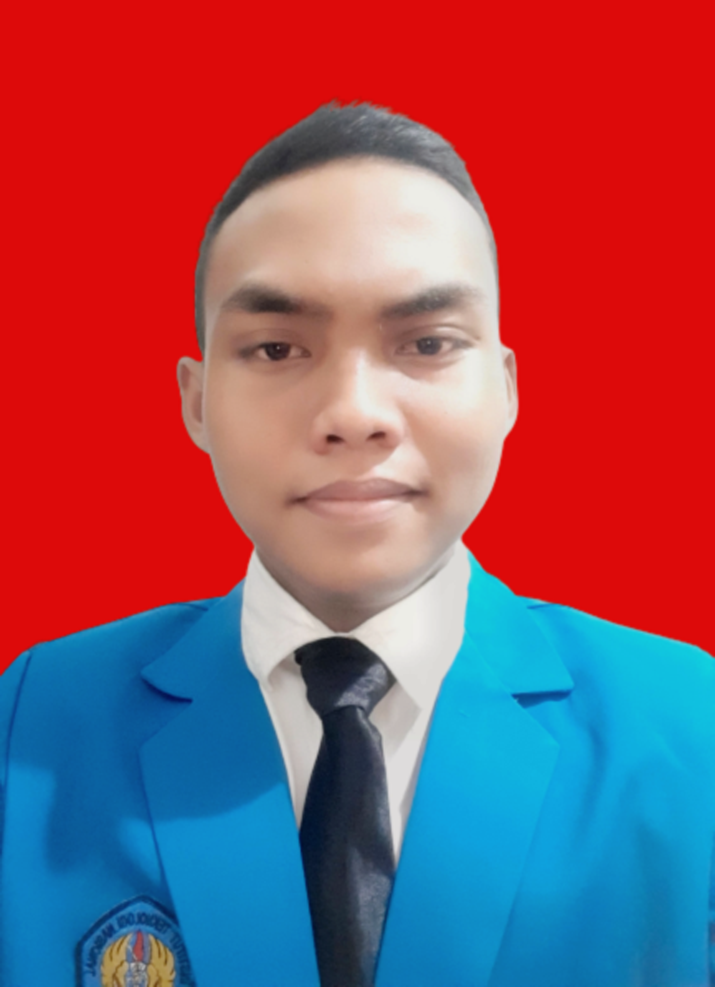
%> input picture PROGRAM/3x4.png, 715 x 987 px, shrunk from 2480 x 3425 before the run
$ octave tugas1.m   (GNU Octave 9; MATLAB toolbox functions it lacks are replaced by stand-ins)
%> lines starting %> are read from the running program, lines starting %| are printed output that depends on the picture; in (x1, y1, x2, y2) boxes, pixels count from 0 and x2, y2 are one past the last pixel; in counts of white or black regions, pixels touching at a corner belong together; the program's own positions count from 1
%membaca file dalam disk
a = imread('E:\ITN 2021\SEMESTER 3\PCD\Bahan PCD 2022\3x4.png');
%> a is the input picture: size 987x715x3 uint8; mean R, G, B 143.9, 83.7, 98.7
figure, imshow(a), title('Gambar Asli');
clc
%mengubah dari truecolor ke grayscale dan menampilkan
b = rgb2gray(a);
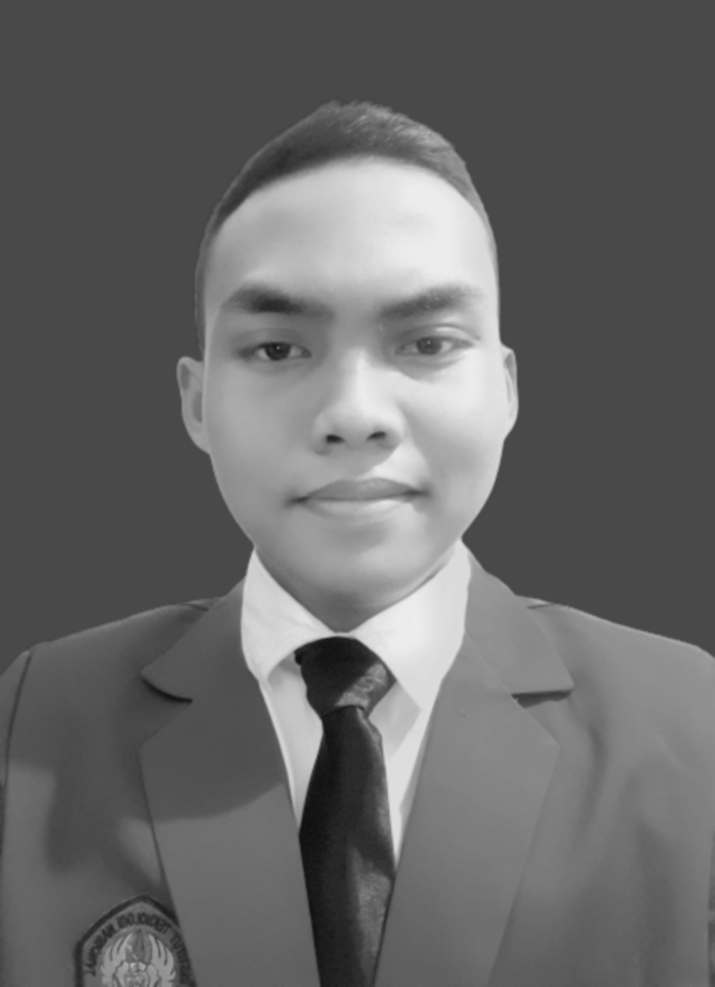
%> b: size 987x715 uint8; min 14, max 238, mean 103.4
figure, imshow(b), title('Gambar Gray');
clc
%mengubah dari grayscale ke monokrom dan menampilkan hasil
c = im2bw(b);
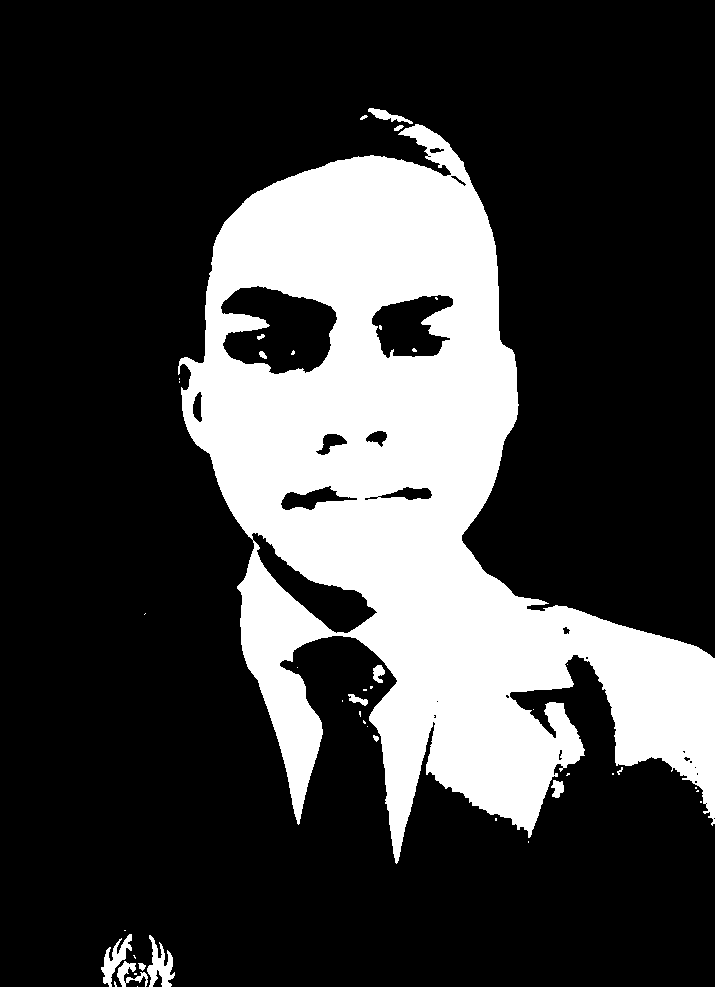
%> c: size 987x715 logical; 24.5% white; 43 white regions (28 under 20 px), largest, box (x1, y1, x2, y2) and area: (178, 124, 715, 864) 170467, (147, 935, 175, 987) 716, (101, 934, 132, 987) 612
figure, imshow(c), title('Gambar Monokrom');
clc
%menyimpan hasil proses citra
imwrite(b, 'E:\ITN 2021\SEMESTER 3\PCD\HASIL PROSES CITRA\arip_grayscale.png');
imwrite(c, 'E:\ITN 2021\SEMESTER 3\PCD\HASIL PROSES CITRA\arip_monokrom.png');
